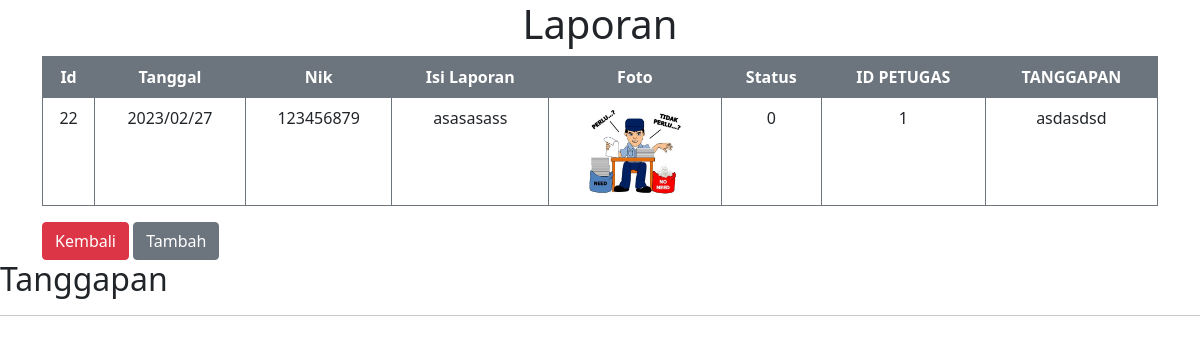
/XII_RPL_UKK_Pengaduan_Masyarakat_Tio-main/Theo/detail_laporan.php, run on the app's committed database.
### tables this page shows
CREATE TABLE `tanggapan` (
  `id_tanggapan` int(11) NOT NULL,
  `id_pengaduan` int(11) NOT NULL,
  `tgl_tanggapan` date NOT NULL,
  `tanggapan` text NOT NULL,
  `id_petugas` int(11) NOT NULL
);

CREATE TABLE `pengaduan` (
  `id_pengaduan` int(100) NOT NULL,
  `tgl_pengaduan` date NOT NULL,
  `nik` char(20) NOT NULL,
  `isi_laporan` varchar(32) NOT NULL,
  `foto` varchar(225) NOT NULL,
  `status` enum('0','proses','selesai') NOT NULL
);

### XII_RPL_UKK_Pengaduan_Masyarakat_Tio-main/Theo/detail_laporan.php (the view, shortened to what this page needs)
<!doctype html>
<html lang="en">
<head>
    <link href="https://cdn.jsdelivr.net/npm/bootstrap@5.0.2/dist/css/bootstrap.min.css" rel="stylesheet">
</head>
<body>
    <?php
    $db = new PDO("mysql:host=localhost;dbname=pengaduan_masyarakat", 'root', '');
    $query = $db->query("SELECT pengaduan.id_pengaduan,pengaduan.tgl_pengaduan,pengaduan.nik,pengaduan.isi_laporan,pengaduan.foto,pengaduan.status,tanggapan.id_petugas,tanggapan.tanggapan FROM pengaduan INNER JOIN tanggapan ON pengaduan.id_pengaduan = tanggapan.id_pengaduan");
    ?>
    <div class="container-sm">
        <h1 class="text-black text-center">Laporan</h1>
        <table border="1" cellpadding="10" cellspacing="0" class="table table-bordered border-secondary bg-white text-center">
            <thead class="bg-secondary text-white">
                <th>Id</th>
                <th>Tanggal</th>
                <th>Nik</th>
                <th>Isi Laporan</th>
                <th>Foto</th>
                <th>Status</th>
                <th>ID PETUGAS</th>
                <th>TANGGAPAN</th>
            </thead>
            <tbody>
                <?php while ($data = $query->fetch()) : ?>
                    <tr>
                        <td><?= $data['id_pengaduan'] ?></td>
                        <td><?= "" . date("Y/m/d") ?></td>
                        <td><?= $data['nik'] ?></td>
                        <td><?= $data['isi_laporan'] ?></td>
                        <td><img src="<?= './foto/' . $data['foto'] ?>" width="100px"></td>
                        <td><?= $data['status'] ?></td>
                        <td>
                            <?= $data['id_petugas'] ?>
                        </td>
                        <TD>
                            <?= $data['tanggapan'] ?>
                        </TD>
                    </tr>
                <?php endwhile ?>
            </tbody>
        </table>
        <a href="laporan.php " class="btn btn-danger">Kembali</a>
        <a href="tanggapan.php" class="btn btn-secondary">Tambah</a>
    </div>
    <h2>Tanggapan</h2>
    <div class="">
        <hr>
    </div>
</body>
</html>

### XII_RPL_UKK_Pengaduan_Masyarakat_Tio-main/Theo/detail_laporan.php (style rules this page uses)
body { background-image: url("pixelart.jpg"); background-size: cover; }

### data on the page
tanggapan: id_pengaduan.id_pengaduan "22", id_pengaduan.nik "123456879", id_pengaduan.isi_laporan "asasasass", id_pengaduan.foto (picture), id_pengaduan.status "0", id_petugas "1", tanggapan "asdasdsd"
